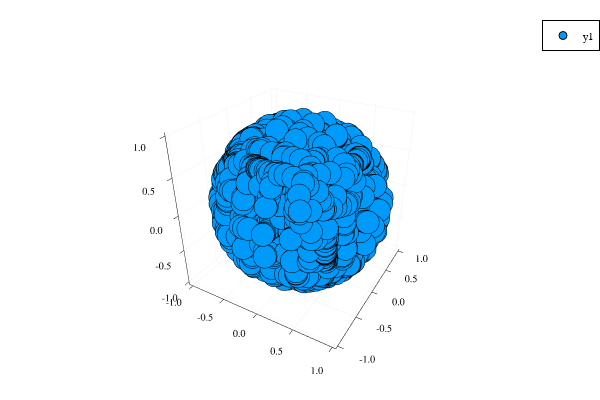

The notebook cell this image was saved under:
### Code cell
# Plot the sampled points

S = reduce(hcat, vcat(samples, extra_samples))
if n < 3
    scatter(S[1,:], S[2,:])
else
    scatter(S[1,:], S[2,:], S[3,:])
end

### Figure 1 — Plotly figure (JSON) as saved in the notebook; plotly's stock layout.template omitted (floating-point values rounded to 4 significant figures; data arrays with more than 128 entries replaced by an {"elided": "..."} marker saying what was removed)
{"data": [{"colorbar": {"title": ""}, "legendgroup": "y1", "marker": {"color": "rgba(0, 154, 250, 1.000)", "line": {"color": "rgba(0, 0, 0, 1.000)", "width": 1}, "size": 8, "symbol": "circle"}, "mode": "markers", "name": "y1", "showlegend": true, "type": "scatter3d", "x": {"elided": "4326 float values"}, "xaxis": "x1", "y": {"elided": "4326 float values"}, "yaxis": "y1", "z": {"elided": "4326 float values"}, "zmax": null, "zmin": null}], "layout": {"annotations": [], "height": 400, "legend": {"bgcolor": "rgba(255, 255, 255, 1.000)", "bordercolor": "rgba(0, 0, 0, 1.000)", "borderwidth": 1, "font": {"color": "rgba(0, 0, 0, 1.000)", "family": "sans-serif", "size": 11}, "tracegroupgap": 0, "traceorder": "normal", "x": 1, "xanchor": "auto", "y": 1, "yanchor": "auto"}, "margin": {"b": 20, "l": 0, "r": 0, "t": 20}, "paper_bgcolor": "rgba(255, 255, 255, 1.000)", "plot_bgcolor": "rgba(255, 255, 255, 1.000)", "scene": {"camera": {"eye": {"x": 1.126, "y": -1.95, "z": 1.3}}, "xaxis": {"anchor": "y1", "domain": [0.06582, 0.9934], "gridcolor": "rgba(0, 0, 0, 0.100)", "gridwidth": 0.5, "linecolor": "rgba(0, 0, 0, 1.000)", "mirror": false, "range": [-1.06, 1.044], "showgrid": true, "showline": true, "showticklabels": true, "tickangle": 0, "tickcolor": "rgb(0, 0, 0)", "tickfont": {"color": "rgba(0, 0, 0, 1.000)", "family": "sans-serif", "size": 11}, "tickmode": "array", "ticks": "inside", "ticktext": ["-1.0", "-0.5", "0.0", "0.5", "1.0"], "tickvals": [-1, -0.5, 0, 0.5, 1], "title": "", "titlefont": {"color": "rgba(0, 0, 0, 1.000)", "family": "sans-serif", "size": 15}, "type": "-", "visible": true, "zeroline": false, "zerolinecolor": "rgba(0, 0, 0, 1.000)"}, "yaxis": {"anchor": "x1", "domain": [0.03762, 0.9902], "gridcolor": "rgba(0, 0, 0, 0.100)", "gridwidth": 0.5, "linecolor": "rgba(0, 0, 0, 1.000)", "mirror": false, "range": [-1.044, 1.044], "showgrid": true, "showline": true, "showticklabels": true, "tickangle": 0, "tickcolor": "rgb(0, 0, 0)", "tickfont": {"color": "rgba(0, 0, 0, 1.000)", "family": "sans-serif", "size": 11}, "tickmode": "array", "ticks": "inside", "ticktext": ["-1.0", "-0.5", "0.0", "0.5", "1.0"], "tickvals": [-1, -0.5, 0, 0.5, 1], "title": "", "titlefont": {"color": "rgba(0, 0, 0, 1.000)", "family": "sans-serif", "size": 15}, "type": "-", "visible": true, "zeroline": false, "zerolinecolor": "rgba(0, 0, 0, 1.000)"}, "zaxis": {"gridcolor": "rgba(0, 0, 0, 0.100)", "gridwidth": 0.5, "linecolor": "rgba(0, 0, 0, 1.000)", "mirror": false, "range": [-1.044, 1.044], "showgrid": true, "showline": true, "showticklabels": true, "tickangle": 0, "tickcolor": "rgb(0, 0, 0)", "tickfont": {"color": "rgba(0, 0, 0, 1.000)", "family": "sans-serif", "size": 11}, "tickmode": "array", "ticks": "inside", "ticktext": ["-1.0", "-0.5", "0.0", "0.5", "1.0"], "tickvals": [-1, -0.5, 0, 0.5, 1], "title": "", "titlefont": {"color": "rgba(0, 0, 0, 1.000)", "family": "sans-serif", "size": 15}, "type": "-", "visible": true, "zeroline": false, "zerolinecolor": "rgba(0, 0, 0, 1.000)"}}, "showlegend": true, "width": 600}}
